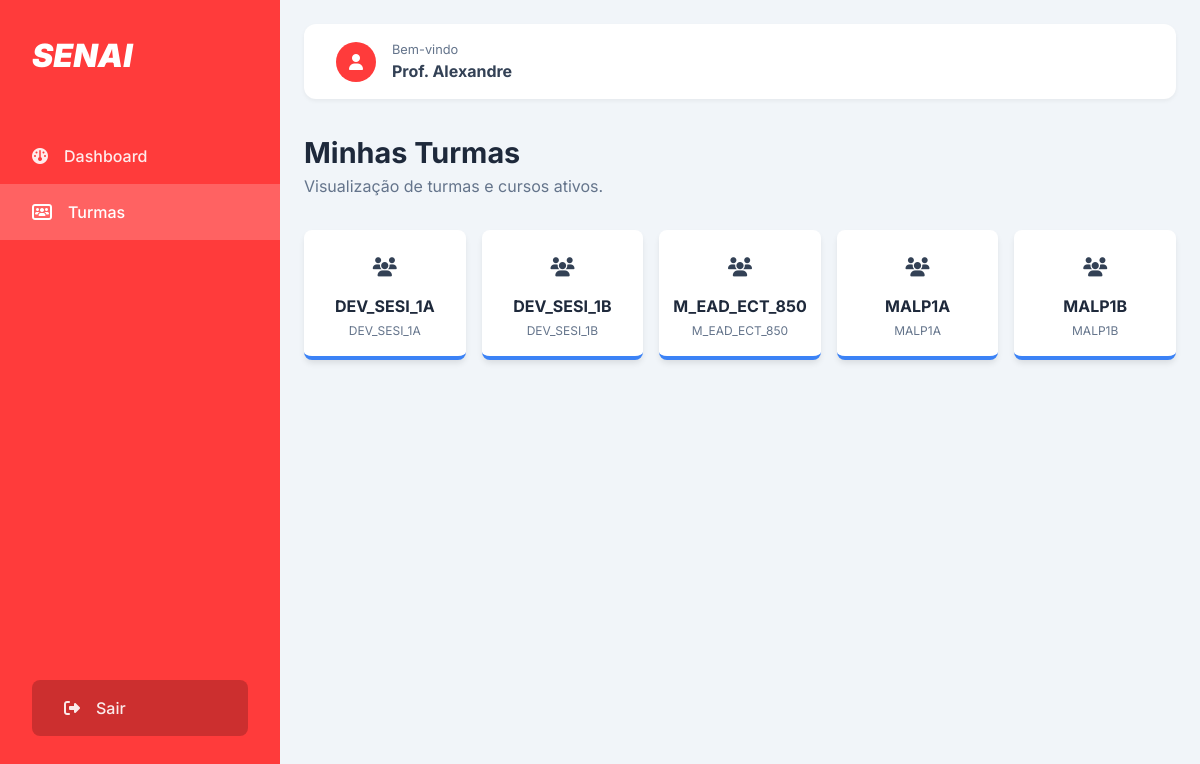
The app's page /views/docente/turmas.php (signed in) with its own data.
### tables this page shows
CREATE TABLE IF NOT EXISTS turmas (
    id INT AUTO_INCREMENT PRIMARY KEY,
    nome VARCHAR(50) NOT NULL,
    curso_id INT NOT NULL,
    periodo ENUM('Manhã', 'Tarde', 'Noite', 'Integral') NOT NULL,
    FOREIGN KEY (curso_id) REFERENCES cursos(id) ON DELETE CASCADE
);

CREATE TABLE IF NOT EXISTS cursos (
    id INT AUTO_INCREMENT PRIMARY KEY,
    nome VARCHAR(100) NOT NULL UNIQUE
);

### views/docente/turmas.php (the view, shortened to what this page needs)
<?php
require_once '../../api/require.php';
$user_nome = $_SESSION['user_nome'];
$result = mysqli_query($conn, "SELECT t.*, c.nome as curso_nome FROM turmas t
                     JOIN cursos c ON t.curso_id = c.id");
$turmas = mysqli_fetch_all($result, MYSQLI_ASSOC);
?>
<!DOCTYPE html>
<html lang="pt-br">
<head>
    <link rel="stylesheet" href="https://cdnjs.cloudflare.com/ajax/libs/font-awesome/6.4.0/css/all.min.css">
    <link rel="stylesheet" href="../../assets/css/style.css">
</head>
<body style="background: #f1f5f9; color: #334155;">
    <div class="dashboard-layout">
        <aside class="sidebar">
            <a href="dashboard.php" class="sidebar-logo">SENAI</a>
            <nav class="sidebar-nav">
                <li class="nav-item">
                    <a href="dashboard.php"><i class="fa-solid fa-gauge"></i> Dashboard</a>
                </li>
                <li class="nav-item active">
                    <a href="turmas.php"><i class="fa-solid fa-users-rectangle"></i> Turmas</a>
                </li>
            </nav>
            <div class="sidebar-footer" style="padding: 2rem;">
                <li class="nav-item" style="list-style:none;">
                    <a href="../../api/logout.php" style="background: rgba(0,0,0,0.2); border-radius: 8px;"><i class="fa-solid fa-right-from-bracket"></i> Sair</a>
                </li>
            </div>
        </aside>
        <main class="main-content">
            <header class="top-bar">
                <div class="user-info">
                    <div class="user-avatar"><i class="fa-solid fa-user"></i></div>
                    <div>
                        <span style="display:block; font-size: 0.8rem; color: #64748b;">Bem-vindo</span>
                        <strong style="font-weight: 700;"><?php echo $user_nome; ?></strong>
                    </div>
                </div>
            </header>
            <div class="page-header" style="margin-bottom: 2rem;">
                <h2 style="font-size: 1.8rem; font-weight: 700; color: #1e293b;">Minhas Turmas</h2>
                <p style="color: #64748b;">Visualização de turmas e cursos ativos.</p>
            </div>
            <div style="display: grid; grid-template-columns: repeat(auto-fill, minmax(150px, 1fr)); gap: 1rem;">
                <?php foreach ($turmas as $t): ?>
                <div class="stat-card blue" style="padding: 1rem; min-height: auto; align-items: center; text-align: center; display: flex; flex-direction: column; justify-content: center; border-radius: 8px;">
                    <div class="stat-icon" style="margin-bottom: 0.5rem; width: 40px; height: 40px; font-size: 1.2rem; display: flex; align-items: center; justify-content: center;"><i class="fa-solid fa-users"></i></div>
                    <div class="stat-info" style="margin-left: 0;">
                        <h3 style="font-size: 1rem; margin-bottom: 0.2rem;"><?php echo $t['nome']; ?></h3>
                        <p style="font-size: 0.75rem;"><?php echo $t['curso_nome']; ?></p>
                    </div>
                </div>
                <?php
endforeach; ?>
            </div>
        </main>
    </div>
</body>
</html>

### assets/css/style.css (style rules this page uses)
:root { --primary-color: #ff3b3b; --primary-hover: #e63434; --bg-dark: #0f172a; --bg-darker: #020617; --card-bg: #1e293b; --text-white: #ffffff; --text-muted: #94a3b8; --input-bg: rgba(30, 41, 59, 0.5); --border-color: rgba(255, 59, 59, 0.3); --shadow-premium: 0 10px 25px -5px rgba(0, 0, 0, 0.3), 0 8px 10px -6px rgba(0, 0, 0, 0.3); }
* { margin: 0; padding: 0; box-sizing: border-box; }
body { font-family: 'Inter', -apple-system, BlinkMacSystemFont, "Segoe UI", Roboto, sans-serif; color: var(--text-white); line-height: 1.5; overflow-x: hidden; }
.dashboard-layout { display: grid; grid-template-columns: 280px 1fr; min-height: 100vh; background: #f1f5f9; }
.sidebar { background: #ff3b3b; color: white; padding: 2rem 0; display: flex; flex-direction: column; }
.sidebar-logo { font-size: 2rem; font-weight: 900; font-style: italic; padding: 0 2rem; margin-bottom: 3rem; color: white; text-decoration: none; }
.sidebar-nav { list-style: none; flex-grow: 1; }
.nav-item a { display: flex; align-items: center; gap: 1rem; padding: 1rem 2rem; color: rgba(255, 255, 255, 0.9); text-decoration: none; transition: all 0.2s; font-weight: 500; }
.nav-item.active a, .nav-item a:hover { background: rgba(255, 255, 255, 0.2); color: white; }
.main-content { padding: 1.5rem; overflow-y: auto; }
.top-bar { background: white; padding: 1rem 2rem; border-radius: 12px; display: flex; justify-content: space-between; align-items: center; box-shadow: 0 2px 4px rgba(0, 0, 0, 0.05); margin-bottom: 2rem; }
.user-info { display: flex; align-items: center; gap: 1rem; color: #334155; }
.user-avatar { width: 40px; height: 40px; background: #ff3b3b; border-radius: 50%; display: flex; align-items: center; justify-content: center; color: white; }
.stat-card { background: white; padding: 1.5rem; border-radius: 12px; box-shadow: 0 4px 6px -1px rgba(0, 0, 0, 0.1); position: relative; border-bottom: 4px solid transparent; }
.stat-card.blue { border-bottom-color: #3b82f6; }
.stat-icon { width: 44px; height: 44px; border-radius: 8px; display: flex; align-items: center; justify-content: center; font-size: 1.25rem; margin-bottom: 1rem; }
.stat-info h3 { font-size: 2.25rem; font-weight: 700; color: #1e293b; margin-bottom: 0.25rem; }
.stat-info p { color: #64748b; font-size: 0.875rem; }

### records on screen
turmas: nome "DEV_SESI_1A", curso.nome "DEV_SESI_1A"
turmas: nome "DEV_SESI_1B", curso.nome "DEV_SESI_1B"
turmas: nome "M_EAD_ECT_850", curso.nome "M_EAD_ECT_850"
turmas: nome "MALP1A", curso.nome "MALP1A"
turmas: nome "MALP1B", curso.nome "MALP1B"

### other values on screen
$user_nome "Prof. Alexandre"
